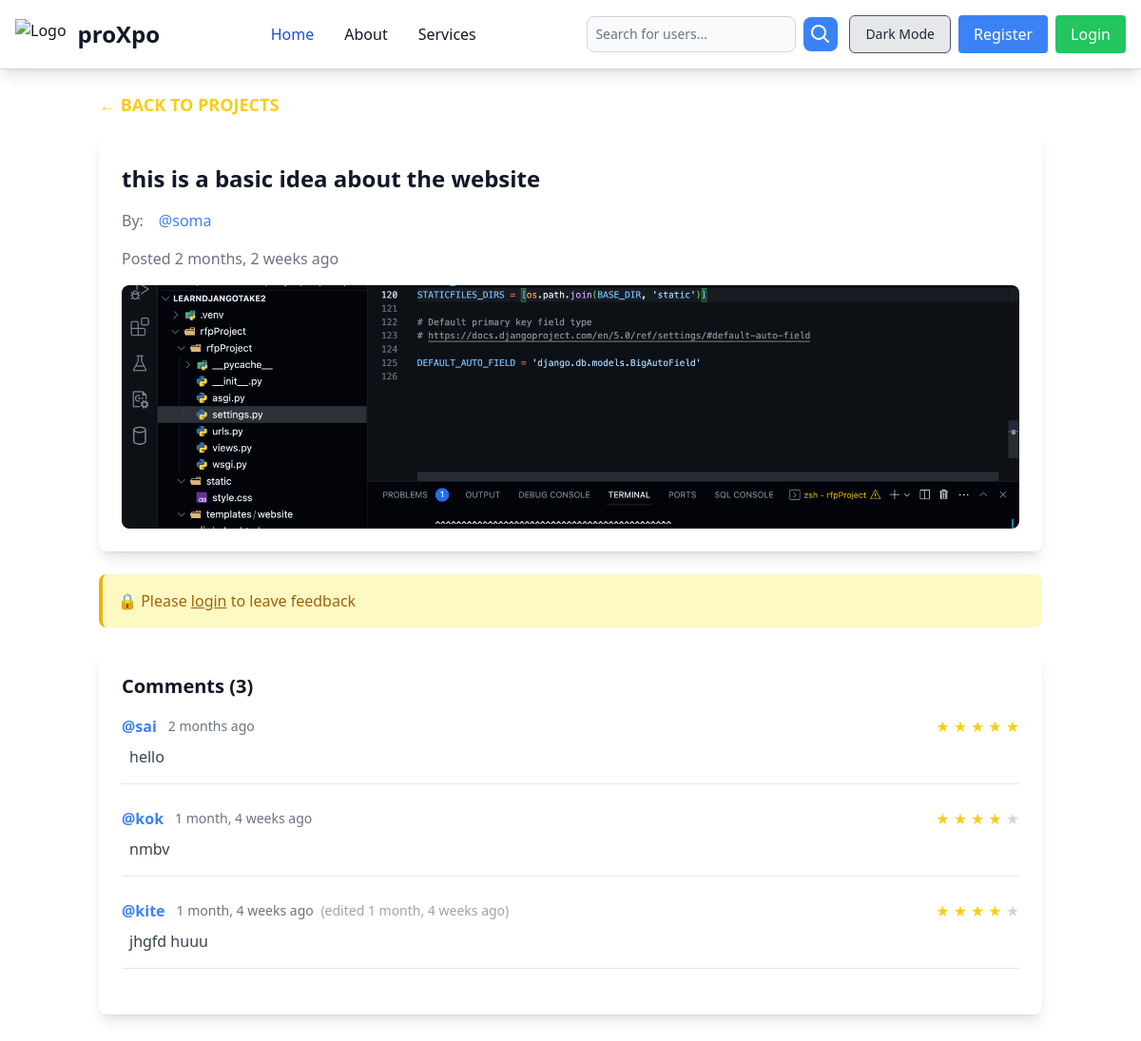
The app's page /tweet/project/1/ with its own data.
### tweet/models.py (models this page shows, shortened)
class Project(models.Model):
    user = models.ForeignKey(User, on_delete=models.CASCADE)
    name = models.CharField(max_length=255, blank=False, null=False, default="")
    text = models.TextField()
    image = models.ImageField(upload_to='photos/', blank=True, null=True)
    project_type = models.CharField(max_length=50, choices=PROJECT_TYPE_CHOICES, default='Personal Project')  # ← NEW FIELD
    created_at = models.DateTimeField(auto_now_add=True)
    updated_at = models.DateTimeField(auto_now=True)

class Comment(models.Model):
    user = models.ForeignKey(User, on_delete=models.CASCADE)
    project = models.ForeignKey('Project', on_delete=models.CASCADE, related_name='comments')
    text = models.TextField(max_length=500)
    rating = models.IntegerField(default=3)
    created_at = models.DateTimeField(auto_now_add=True)
    edited_at = models.DateTimeField(null=True, blank=True)
    class Meta:
        unique_together = ('user', 'project')  # Ensures one comment per user per project

### tweet/views.py (the view)
# urls.py: path('project/<int:project_id>/', views.index, name='index'),
def index(request, project_id):
    project = get_object_or_404(Project, id=project_id)
    user_already_commented = False
    if request.user.is_authenticated:
        user_already_commented = Comment.objects.filter(
            user=request.user,
            project=project
        ).exists()
    return render(request, 'index.html', {
        'project': project,
        'user_already_commented': user_already_commented,
    })

### tweet/templates/index.html (shortened to what this page needs)
{% extends "layout.html" %}
{% block content %}
<div class="container mx-auto p-4">
    <a href="{% url 'project_list' %}" class="text-yellow-400 text-lg font-semibold hover:text-yellow-300 flex items-center mb-4 transition duration-300">
        ← BACK TO PROJECTS
    </a>
    <div class="bg-white text-gray-900 dark:bg-gray-800 dark:text-white rounded-lg shadow-lg p-6 mb-6 transition-colors duration-300">
        <h2 class="text-2xl font-bold mb-4">{{ project.text }}</h2>
        <div class="flex items-center space-x-4 mb-4">
            <span class="text-gray-500 dark:text-gray-400">By:</span>
            <a href="{% url 'user_profile' project.user.username %}" class="text-blue-500 hover:text-blue-400">
                @{{ project.user.username }}
            </a>
        </div>
        <p class="text-gray-500 dark:text-gray-400">Posted {{ project.created_at|timesince }} ago</p>
        {% if project.image %}
            <img src="{{ project.image.url }}" alt="Project Image" class="w-full h-64 object-cover rounded-lg mt-4">
        {% endif %}
    </div>
    <div class="space-y-6">
        {% if request.user.is_authenticated %}
            {% if request.user != project.user %}
                {% if not user_already_commented %}
                    <div class="bg-white text-gray-900 dark:bg-gray-800 dark:text-white rounded-lg shadow-lg p-6 transition-colors duration-300">
                        <h3 class="text-xl font-bold mb-4">Leave Your Feedback</h3>
                        <form method="post" action="{% url 'add_comment' project.id %}" onsubmit="disableSubmitButton()">
                            {% csrf_token %}
                            <div class="flex items-center mb-4">
                                <span class="mr-2">Rating:</span>
                                <div class="flex space-x-1" id="star-container">
                                    {% for i in "12345" %}
                                        <button type="button" data-rating="{{ i }}"
                                                class="star-rating text-2xl {% if forloop.counter <= 3 %}text-yellow-400{% else %}text-gray-400{% endif %}
                                                       hover:text-yellow-300 transition-colors duration-200">
                                            ★
                                        </button>
                                    {% endfor %}
                                </div>
                                <input type="hidden" name="rating" id="rating" value="3">
                            </div>
                            <textarea name="text"
                                      class="w-full p-3 rounded-lg bg-gray-100 dark:bg-gray-700 border border-gray-300 dark:border-gray-600
                                             focus:ring-2 focus:ring-blue-400 focus:border-transparent"
                                      rows="4"
                                      placeholder="Write your detailed feedback here..."
                                      required></textarea>
                            <button id="submit-btn"
                                    type="submit"
                                    class="mt-4 bg-blue-500 hover:bg-blue-600 text-white font-semibold py-2 px-6 rounded-lg
                                           transition-all duration-300 transform hover:scale-105">
                                Post Feedback
                            </button>
                        </form>
                    </div>
                {% else %}
                    <div class="bg-green-100 border-l-4 border-green-500 text-green-700 p-4 rounded-lg">
                        <p>✓ You've already submitted feedback for this project</p>
                    </div>
                {% endif %}
            {% else %}
                <div class="bg-blue-100 border-l-4 border-blue-500 text-blue-700 p-4 rounded-lg">
                    <p>ℹ️ You can't comment on your own project</p>
                </div>
            {% endif %}
        {% else %}
            <div class="bg-yellow-100 border-l-4 border-yellow-500 text-yellow-700 p-4 rounded-lg">
                <p>🔒 Please <a href="{% url 'login' %}" class="text-yellow-700 hover:text-yellow-600 underline">login</a> to leave feedback</p>
            </div>
        {% endif %}
        <div class="bg-white text-gray-900 dark:bg-gray-800 dark:text-white rounded-lg shadow-lg p-6 transition-colors duration-300">
            <h3 class="text-xl font-bold mb-4">Comments ({{ project.comments.count }})</h3>
            {% for comment in project.comments.all %}
                <div class="mb-6 pb-4 border-b border-gray-200 dark:border-gray-700 relative">
                    <div class="flex items-center justify-between mb-2">
                        <div class="flex items-center space-x-3">
                            <a href="{% url 'user_profile' comment.user.username %}"
                            class="font-semibold text-blue-500 hover:text-blue-400">
                                @{{ comment.user.username }}
                            </a>
                            <span class="text-sm text-gray-500 dark:text-gray-400">
                                {{ comment.created_at|timesince }} ago
                                {% if comment.edited_at %}
                                    <span class="text-gray-400 ml-1">
                                        (edited {{ comment.edited_at|timesince }} ago)
                                    </span>
                                {% endif %}
                            </span>
                        </div>
                        <div class="flex items-center space-x-2">
                            <div class="flex space-x-1">
                                {% for i in "12345" %}
                                    <span class="{% if forloop.counter <= comment.rating %}text-yellow-400{% else %}text-gray-300{% endif %}">
                                        ★
                                    </span>
                                {% endfor %}
                            </div>
                        </div>
                    </div>
                    <p class="text-gray-700 dark:text-gray-300 pl-2">{{ comment.text }}</p>
                </div>
            {% empty %}
                <p class="text-gray-500 dark:text-gray-400 text-center py-4">No feedback yet. Be the first to share your thoughts!</p>
            {% endfor %}
        </div>
    </div>
</div>
{% endblock %}

### records on screen
Project: text "this is a basic idea about the website", user.username "soma", created_at "2 months, 2 weeks", image (picture), comments.count "3"
Comment: user.username "sai", created_at "2 months", text "hello"
Comment: user.username "kok", created_at "1 month, 4 weeks", text "nmbv"
Comment: user.username "kite", created_at "1 month, 4 weeks", edited_at "1 month, 4 weeks", text "jhgfd huuu"
